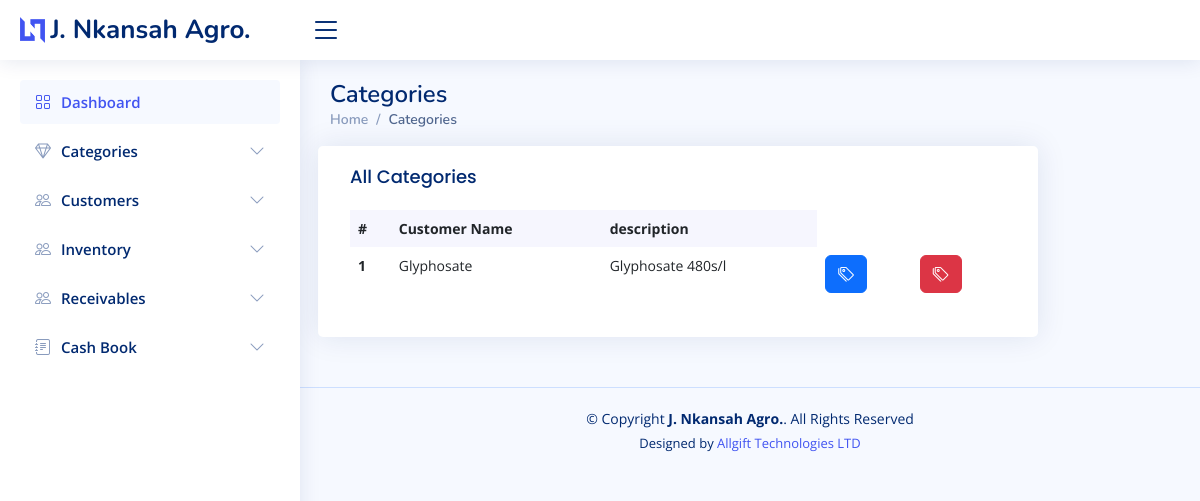
Before: /inventory/categories/ with the older database file.
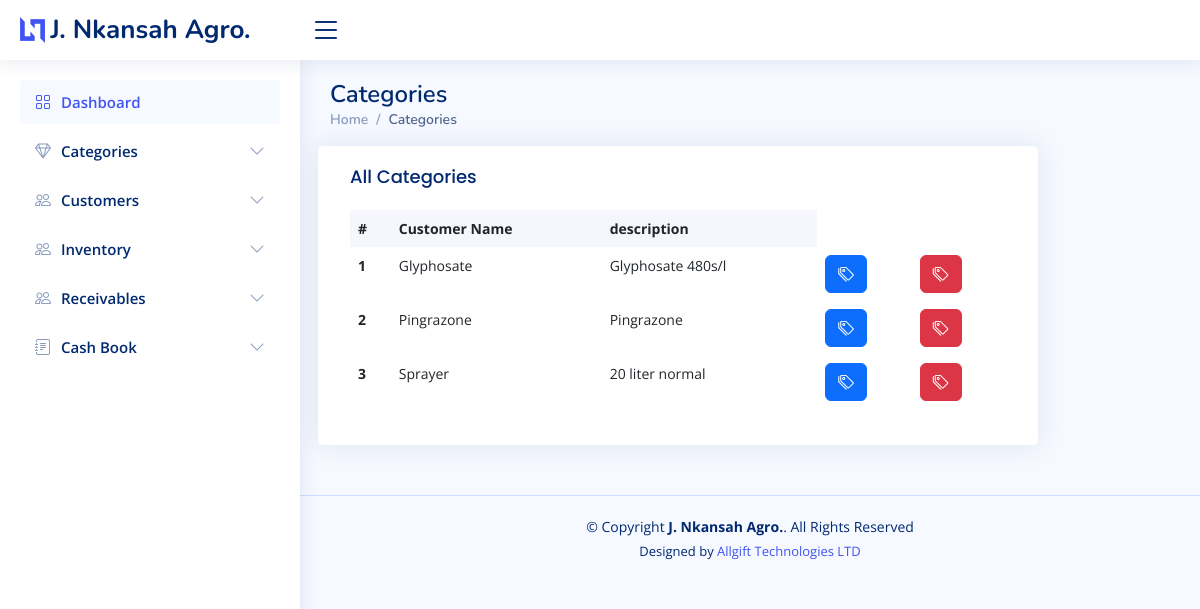
After: the same page with the newer database file.
### inventory/models.py (models this page shows, shortened)
class Category(models.Model):
    name = models.CharField(max_length=50, blank=True, null=True)
    description = models.TextField(blank=True, null=True)
    image = models.ImageField(default='product.png', upload_to='category_pics')

### inventory/views.py (the view)
# urls.py: path("categories/", views.CategoryListView.as_view(), name='category_list'),
class CategoryListView(ListView):
    template_name = 'inventory/category_list.html'
    model = Category
    context_object_name = 'categories'

### templates/inventory/category_list.html
{% extends 'inventory/base.html' %}
{% block content %}
     <div class="pagetitle">
      <h1>Categories</h1>
      <nav>
        <ol class="breadcrumb">
          <li class="breadcrumb-item"><a href="{% url 'home' %}">Home</a></li>
          <li class="breadcrumb-item active">Categories</li>
        </ol>
      </nav>
    </div>
     <section class="section dashboard">
      <div class="row">
        <div class="col-lg-10">
          <div class="row">
            <div class="card recent-sales overflow-auto">
                <div class="card-body">
                  <h5 class="card-title">All Categories</h5>
                  <table class="table table-borderless datatable table-hover">
                    <thead>
                      <tr>
                        <th scope="col">#</th>
                        <th scope="col">Customer Name</th>
                        <th scope="col">description</th>
                      </tr>
                    </thead>
                    <tbody>
                   {%for items in categories%}
                      <tr>
                        <th scope="row">{{forloop.counter}}</th>
                        <td>{{items.name}}</td>
                        <td>{{items.description}}</td>
                        <td><a href="{% url 'category_edit' items.pk %}"><i class="bi bi-tags btn btn-primary"></i></a></td>
                        <td><a href="{% url 'category_delete' items.pk %}"><i class="bi bi-tags btn btn-danger"></i></a></td>
                      </tr>
                    {% endfor %}
                    </tbody>
                  </table>
                </div>
              </div>
          </div>
        </div>
      </div>
    </section>
{% endblock content %}

Changed rows visible on the page:
added Category: name "Pingrazone", description "Pingrazone"
added Category: name "Sprayer", description "20 liter normal"
